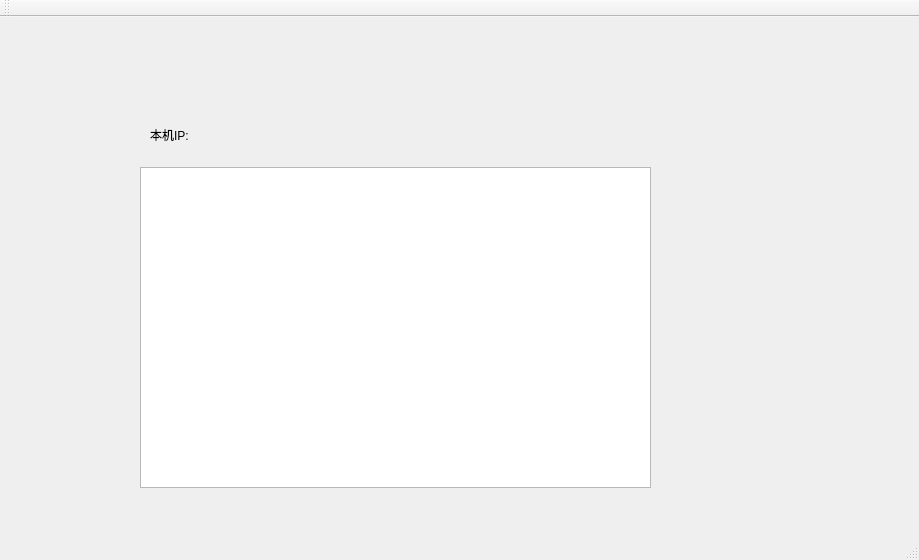
<?xml version="1.0" encoding="UTF-8"?>
<ui version="4.0">
 <class>MainWindow</class>
 <widget class="QMainWindow" name="MainWindow">
  <property name="geometry">
   <rect>
    <x>0</x>
    <y>0</y>
    <width>919</width>
    <height>560</height>
   </rect>
  </property>
  <property name="windowTitle">
   <string>MainWindow</string>
  </property>
  <widget class="QWidget" name="centralWidget">
   <widget class="QLabel" name="label_ip">
    <property name="geometry">
     <rect>
      <x>150</x>
      <y>110</y>
      <width>72</width>
      <height>15</height>
     </rect>
    </property>
    <property name="text">
     <string>本机IP:</string>
    </property>
   </widget>
   <widget class="QTextBrowser" name="textBrowser">
    <property name="geometry">
     <rect>
      <x>140</x>
      <y>150</y>
      <width>511</width>
      <height>321</height>
     </rect>
    </property>
   </widget>
   <widget class="QLabel" name="label_addr">
    <property name="geometry">
     <rect>
      <x>290</x>
      <y>100</y>
      <width>271</width>
      <height>31</height>
     </rect>
    </property>
    <property name="text">
     <string/>
    </property>
   </widget>
  </widget>
  <widget class="QMenuBar" name="menuBar">
   <property name="geometry">
    <rect>
     <x>0</x>
     <y>0</y>
     <width>919</width>
     <height>26</height>
    </rect>
   </property>
  </widget>
  <widget class="QToolBar" name="mainToolBar">
   <attribute name="toolBarArea">
    <enum>TopToolBarArea</enum>
   </attribute>
   <attribute name="toolBarBreak">
    <bool>false</bool>
   </attribute>
  </widget>
  <widget class="QStatusBar" name="statusBar"/>
 </widget>
 <layoutdefault spacing="6" margin="11"/>
 <resources/>
 <connections/>
</ui>
